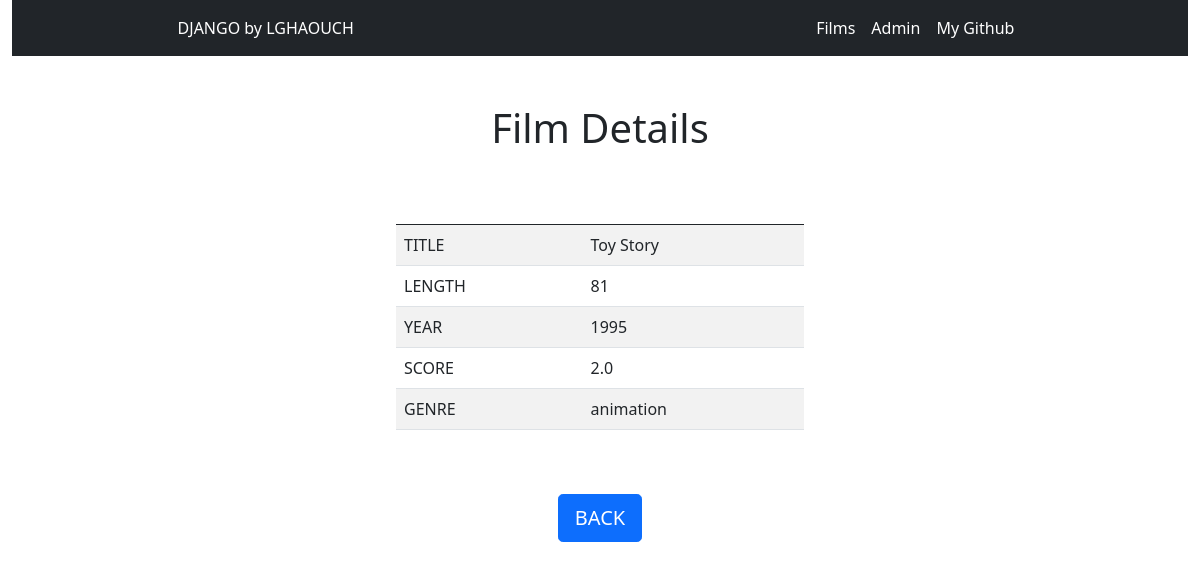
/films_app/1/detail, run on the app's committed database.
### films_app/models.py (models this page shows, shortened)
class Film(models.Model):
    title = models.CharField(max_length=200,)
    length = models.PositiveIntegerField(blank=True, null=True)
    year = models.PositiveIntegerField(blank=True, null=True)
    score = models.FloatField(blank=True, null=True, validators=[MinValueValidator(0), MaxValueValidator(10)])
    genre = models.ForeignKey(Genre, blank=True, null=True, on_delete=models.CASCADE)
    def get_fields(self):
        return [(field.verbose_name, field.value_from_object(self))
                if field.verbose_name != 'genre'
                else
                    (field.verbose_name,
                    Genre.objects.get(pk=field.value_from_object(self)).name)
                for field in self.__class__._meta.fields[1:]
            ]

class Genre(models.Model):
    name = models.CharField(max_length=100)

### films_app/views.py (the view)
# urls.py: path('films_app/<int:pk>/detail', views.FilmDetailView.as_view(), name='film_detail'),
class FilmDetailView(FilmBaseView, DetailView):
    """View to list the details from one film.
    Use the 'film' variable in the template to access
    the specific film here and in the Views below"""

### films_app/templates/films_app/film_detail.html
{% extends 'base.html' %}
{% block content %}
<div class="container mt-5" style="width: 70%;">
    <div class="col">
        <h1 class="text-center">Film Details</h1>
        <div class="d-flex justify-content-center">
            <table class="table table-striped mt-5" style="width: 50%">
                <thead>
                    <tr>
                        <th scope="col"></th>
                        <th scope="col"></th>
                    </tr>
                </thead>
                <tbody>
                    {% for label, value in film.get_fields  %}
                        <tr>
                            <td>{{label | upper}}</td>
                            <td>{{value}}</td>
                        </tr>
                    {% endfor %}
                </tbody>
            </table>
        </div>
        <div class="d-flex justify-content-center">
            <a href="{% url 'films_app:all' %}" class="d-block btn btn-primary btn-lg my-5">BACK</a>
        </div>
    </div>
</div>
{% endblock  %}

### data on the page
Film: get_fields "Toy Story" "2.0"
Genre: get_fields "animation"

### other printed values
{{ label | upper }} "TITLE" "LENGTH" "YEAR" "SCORE" "GENRE"
{{ value }} "81" "1995"
